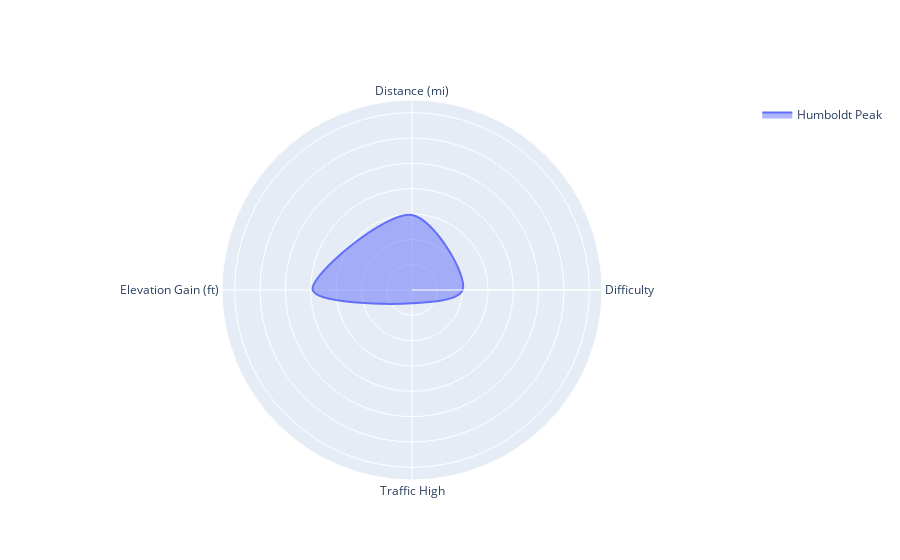

Write notebook code for a chart like this one.
### Code cell
mtnPolarPlot('Humboldt Peak')

### Figure 1 — Plotly figure (JSON) as saved in the notebook; plotly's stock layout.template omitted (floating-point values rounded to 4 significant figures)
{"data": [{"fill": "toself", "line": {"shape": "spline"}, "mode": "lines", "name": "Humboldt Peak", "r": [2, 2.962, 3.92, 0.525, 2], "subplot": "polar", "theta": ["Difficulty", "Distance (mi)", "Elevation Gain (ft)", "Traffic High", "Difficulty"], "type": "scatterpolar"}], "layout": {"autosize": true, "polar": {"angularaxis": {"type": "category"}, "radialaxis": {"autorange": false, "range": [0, 7.5], "showticklabels": false, "type": "linear", "visible": true}}, "showlegend": true}}
